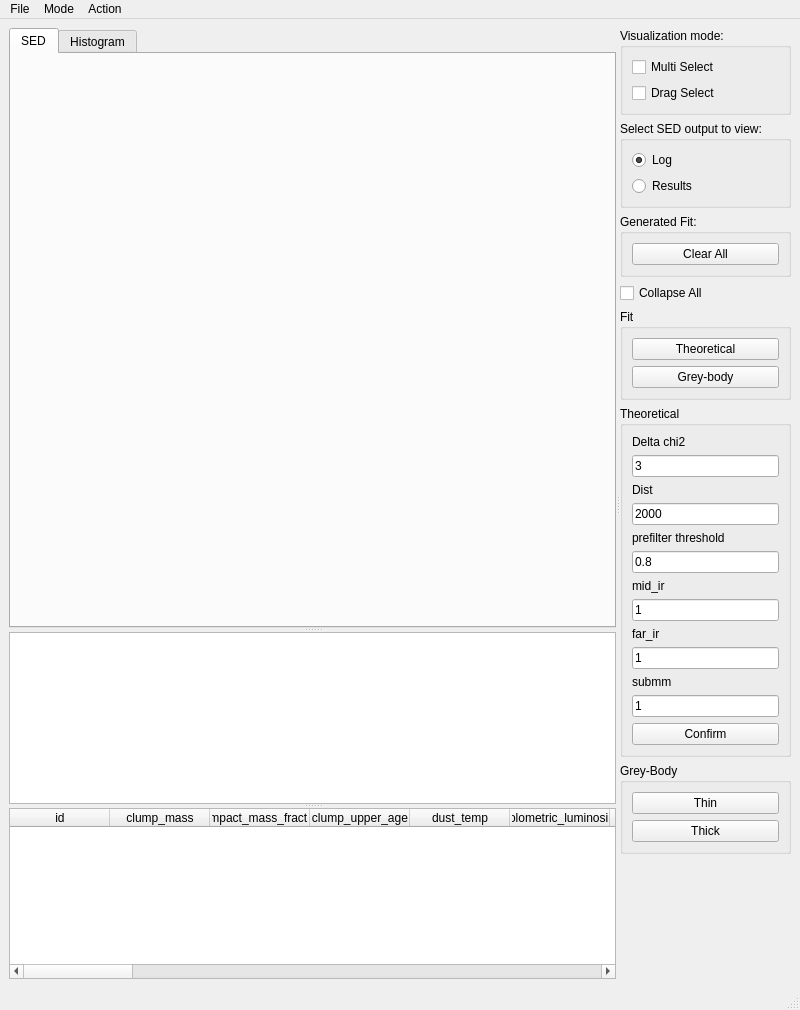
<?xml version="1.0" encoding="UTF-8"?>
<ui version="4.0">
 <class>SEDVisualizerPlot</class>
 <widget class="QMainWindow" name="SEDVisualizerPlot">
  <property name="geometry">
   <rect>
    <x>0</x>
    <y>0</y>
    <width>800</width>
    <height>1010</height>
   </rect>
  </property>
  <property name="sizePolicy">
   <sizepolicy hsizetype="MinimumExpanding" vsizetype="MinimumExpanding">
    <horstretch>0</horstretch>
    <verstretch>0</verstretch>
   </sizepolicy>
  </property>
  <property name="windowTitle">
   <string>MainWindow</string>
  </property>
  <widget class="QWidget" name="widget">
   <property name="sizePolicy">
    <sizepolicy hsizetype="MinimumExpanding" vsizetype="MinimumExpanding">
     <horstretch>0</horstretch>
     <verstretch>0</verstretch>
    </sizepolicy>
   </property>
   <layout class="QVBoxLayout" name="verticalLayout_2">
    <item>
     <widget class="QSplitter" name="splitter_2">
      <property name="orientation">
       <enum>Qt::Horizontal</enum>
      </property>
      <widget class="QSplitter" name="splitter">
       <property name="sizePolicy">
        <sizepolicy hsizetype="MinimumExpanding" vsizetype="Expanding">
         <horstretch>1</horstretch>
         <verstretch>0</verstretch>
        </sizepolicy>
       </property>
       <property name="minimumSize">
        <size>
         <width>590</width>
         <height>0</height>
        </size>
       </property>
       <property name="orientation">
        <enum>Qt::Vertical</enum>
       </property>
       <widget class="QTabWidget" name="atabWidget">
        <property name="enabled">
         <bool>true</bool>
        </property>
        <property name="minimumSize">
         <size>
          <width>0</width>
          <height>600</height>
         </size>
        </property>
        <property name="focusPolicy">
         <enum>Qt::NoFocus</enum>
        </property>
        <property name="currentIndex">
         <number>0</number>
        </property>
        <widget class="QCustomPlot" name="customPlot">
         <property name="sizePolicy">
          <sizepolicy hsizetype="Preferred" vsizetype="MinimumExpanding">
           <horstretch>0</horstretch>
           <verstretch>100</verstretch>
          </sizepolicy>
         </property>
         <property name="minimumSize">
          <size>
           <width>0</width>
           <height>0</height>
          </size>
         </property>
         <attribute name="title">
          <string>SED</string>
         </attribute>
        </widget>
        <widget class="QCustomPlot" name="histogramPlot">
         <property name="enabled">
          <bool>true</bool>
         </property>
         <property name="sizePolicy">
          <sizepolicy hsizetype="Preferred" vsizetype="MinimumExpanding">
           <horstretch>0</horstretch>
           <verstretch>100</verstretch>
          </sizepolicy>
         </property>
         <attribute name="title">
          <string>Histogram</string>
         </attribute>
        </widget>
       </widget>
       <widget class="QTextBrowser" name="outputTextBrowser">
        <property name="sizePolicy">
         <sizepolicy hsizetype="Expanding" vsizetype="MinimumExpanding">
          <horstretch>0</horstretch>
          <verstretch>1</verstretch>
         </sizepolicy>
        </property>
        <property name="minimumSize">
         <size>
          <width>0</width>
          <height>10</height>
         </size>
        </property>
        <property name="maximumSize">
         <size>
          <width>16777215</width>
          <height>16777215</height>
         </size>
        </property>
       </widget>
       <widget class="QTableWidget" name="resultsTableWidget">
        <property name="sizePolicy">
         <sizepolicy hsizetype="Expanding" vsizetype="MinimumExpanding">
          <horstretch>0</horstretch>
          <verstretch>1</verstretch>
         </sizepolicy>
        </property>
        <property name="minimumSize">
         <size>
          <width>0</width>
          <height>10</height>
         </size>
        </property>
        <property name="editTriggers">
         <set>QAbstractItemView::NoEditTriggers</set>
        </property>
        <property name="selectionMode">
         <enum>QAbstractItemView::SingleSelection</enum>
        </property>
        <property name="selectionBehavior">
         <enum>QAbstractItemView::SelectRows</enum>
        </property>
        <column>
         <property name="text">
          <string>id</string>
         </property>
        </column>
        <column>
         <property name="text">
          <string>clump_mass</string>
         </property>
        </column>
        <column>
         <property name="text">
          <string>compact_mass_fraction</string>
         </property>
        </column>
        <column>
         <property name="text">
          <string>clump_upper_age</string>
         </property>
        </column>
        <column>
         <property name="text">
          <string>dust_temp</string>
         </property>
        </column>
        <column>
         <property name="text">
          <string>bolometric_luminosity</string>
         </property>
        </column>
        <column>
         <property name="text">
          <string>n_start_tot</string>
         </property>
        </column>
        <column>
         <property name="text">
          <string>m_star_tot</string>
         </property>
        </column>
        <column>
         <property name="text">
          <string>n_star_zams</string>
         </property>
        </column>
        <column>
         <property name="text">
          <string>m_star_zams</string>
         </property>
        </column>
        <column>
         <property name="text">
          <string>l_star_tot</string>
         </property>
        </column>
        <column>
         <property name="text">
          <string>l_star_zams</string>
         </property>
        </column>
        <column>
         <property name="text">
          <string>zams_luminosity_1</string>
         </property>
        </column>
        <column>
         <property name="text">
          <string>zams_mass_1</string>
         </property>
        </column>
        <column>
         <property name="text">
          <string>zams_temperature_1</string>
         </property>
        </column>
        <column>
         <property name="text">
          <string>zams_luminosity_2</string>
         </property>
        </column>
        <column>
         <property name="text">
          <string>zams_mass_2</string>
         </property>
        </column>
        <column>
         <property name="text">
          <string>zams_temperature_2</string>
         </property>
        </column>
        <column>
         <property name="text">
          <string>zams_luminosity_3</string>
         </property>
        </column>
        <column>
         <property name="text">
          <string>zams_mass_3</string>
         </property>
        </column>
        <column>
         <property name="text">
          <string>zams_temperature_3</string>
         </property>
        </column>
        <column>
         <property name="text">
          <string>m1</string>
         </property>
        </column>
        <column>
         <property name="text">
          <string>pacs1</string>
         </property>
        </column>
        <column>
         <property name="text">
          <string>pacs2</string>
         </property>
        </column>
        <column>
         <property name="text">
          <string>pacs3</string>
         </property>
        </column>
        <column>
         <property name="text">
          <string>spir1</string>
         </property>
        </column>
        <column>
         <property name="text">
          <string>spir2</string>
         </property>
        </column>
        <column>
         <property name="text">
          <string>spir3</string>
         </property>
        </column>
        <column>
         <property name="text">
          <string>laboc</string>
         </property>
        </column>
        <column>
         <property name="text">
          <string>bol11</string>
         </property>
        </column>
        <column>
         <property name="text">
          <string>CHI2</string>
         </property>
        </column>
        <column>
         <property name="text">
          <string>DIST</string>
         </property>
        </column>
       </widget>
      </widget>
      <widget class="QWidget" name="widget_2" native="true">
       <property name="sizePolicy">
        <sizepolicy hsizetype="MinimumExpanding" vsizetype="Preferred">
         <horstretch>0</horstretch>
         <verstretch>0</verstretch>
        </sizepolicy>
       </property>
       <property name="minimumSize">
        <size>
         <width>10</width>
         <height>0</height>
        </size>
       </property>
       <layout class="QVBoxLayout" name="verticalLayout_3">
        <item>
         <widget class="QGroupBox" name="visualizationModeBox">
          <property name="sizePolicy">
           <sizepolicy hsizetype="MinimumExpanding" vsizetype="Preferred">
            <horstretch>0</horstretch>
            <verstretch>0</verstretch>
           </sizepolicy>
          </property>
          <property name="minimumSize">
           <size>
            <width>10</width>
            <height>0</height>
           </size>
          </property>
          <property name="title">
           <string>Visualization mode:</string>
          </property>
          <layout class="QVBoxLayout" name="verticalLayout">
           <item>
            <widget class="QCheckBox" name="multiSelectCheckBox">
             <property name="text">
              <string>Multi Select</string>
             </property>
            </widget>
           </item>
           <item>
            <widget class="QCheckBox" name="multiDragSelectCheckBox">
             <property name="text">
              <string>Drag Select</string>
             </property>
            </widget>
           </item>
          </layout>
         </widget>
        </item>
        <item>
         <widget class="QGroupBox" name="showOutputBox">
          <property name="sizePolicy">
           <sizepolicy hsizetype="MinimumExpanding" vsizetype="Preferred">
            <horstretch>0</horstretch>
            <verstretch>0</verstretch>
           </sizepolicy>
          </property>
          <property name="minimumSize">
           <size>
            <width>10</width>
            <height>0</height>
           </size>
          </property>
          <property name="title">
           <string>Select SED output to view:</string>
          </property>
          <layout class="QVBoxLayout" name="verticalLayout_4">
           <item>
            <widget class="QRadioButton" name="logRadioButton">
             <property name="sizePolicy">
              <sizepolicy hsizetype="MinimumExpanding" vsizetype="Fixed">
               <horstretch>0</horstretch>
               <verstretch>0</verstretch>
              </sizepolicy>
             </property>
             <property name="minimumSize">
              <size>
               <width>10</width>
               <height>0</height>
              </size>
             </property>
             <property name="text">
              <string>Log</string>
             </property>
             <property name="checked">
              <bool>true</bool>
             </property>
            </widget>
           </item>
           <item>
            <widget class="QRadioButton" name="resultsRadioButton">
             <property name="sizePolicy">
              <sizepolicy hsizetype="MinimumExpanding" vsizetype="Fixed">
               <horstretch>0</horstretch>
               <verstretch>0</verstretch>
              </sizepolicy>
             </property>
             <property name="minimumSize">
              <size>
               <width>10</width>
               <height>0</height>
              </size>
             </property>
             <property name="text">
              <string>Results</string>
             </property>
            </widget>
           </item>
          </layout>
         </widget>
        </item>
        <item>
         <widget class="QGroupBox" name="generatedSedBox">
          <property name="enabled">
           <bool>true</bool>
          </property>
          <property name="sizePolicy">
           <sizepolicy hsizetype="MinimumExpanding" vsizetype="Preferred">
            <horstretch>0</horstretch>
            <verstretch>0</verstretch>
           </sizepolicy>
          </property>
          <property name="minimumSize">
           <size>
            <width>10</width>
            <height>0</height>
           </size>
          </property>
          <property name="title">
           <string>Generated Fit:</string>
          </property>
          <layout class="QVBoxLayout" name="verticalLayout_5">
           <item>
            <widget class="QPushButton" name="clearAllButton">
             <property name="text">
              <string>Clear All</string>
             </property>
            </widget>
           </item>
          </layout>
         </widget>
        </item>
        <item>
         <widget class="QCheckBox" name="collapseCheckBox">
          <property name="text">
           <string>Collapse All</string>
          </property>
         </widget>
        </item>
        <item>
         <widget class="QGroupBox" name="groupBox_2">
          <property name="title">
           <string>Fit</string>
          </property>
          <layout class="QVBoxLayout" name="verticalLayout_7">
           <item>
            <widget class="QPushButton" name="theoreticalPushButton">
             <property name="text">
              <string>Theoretical</string>
             </property>
            </widget>
           </item>
           <item>
            <widget class="QPushButton" name="greyBodyPushButton">
             <property name="text">
              <string>Grey-body</string>
             </property>
            </widget>
           </item>
          </layout>
         </widget>
        </item>
        <item>
         <widget class="QGroupBox" name="theorGroupBox">
          <property name="enabled">
           <bool>true</bool>
          </property>
          <property name="title">
           <string>Theoretical</string>
          </property>
          <layout class="QVBoxLayout" name="verticalLayout_6">
           <item>
            <widget class="QLabel" name="label_6">
             <property name="text">
              <string>Delta chi2</string>
             </property>
            </widget>
           </item>
           <item>
            <widget class="QLineEdit" name="delta_chi2_lineEdit">
             <property name="text">
              <string>3</string>
             </property>
            </widget>
           </item>
           <item>
            <widget class="QLabel" name="label">
             <property name="text">
              <string>Dist</string>
             </property>
            </widget>
           </item>
           <item>
            <widget class="QLineEdit" name="distTheoLineEdit">
             <property name="text">
              <string>2000</string>
             </property>
            </widget>
           </item>
           <item>
            <widget class="QLabel" name="label_2">
             <property name="text">
              <string>prefilter threshold</string>
             </property>
            </widget>
           </item>
           <item>
            <widget class="QLineEdit" name="prefilterLineEdit">
             <property name="text">
              <string>0.8</string>
             </property>
            </widget>
           </item>
           <item>
            <widget class="QLabel" name="label_3">
             <property name="text">
              <string>mid_ir</string>
             </property>
            </widget>
           </item>
           <item>
            <widget class="QLineEdit" name="mid_irLineEdit">
             <property name="text">
              <string>1</string>
             </property>
            </widget>
           </item>
           <item>
            <widget class="QLabel" name="label_4">
             <property name="text">
              <string>far_ir</string>
             </property>
            </widget>
           </item>
           <item>
            <widget class="QLineEdit" name="far_irLineEdit">
             <property name="text">
              <string>1</string>
             </property>
            </widget>
           </item>
           <item>
            <widget class="QLabel" name="label_5">
             <property name="text">
              <string>submm</string>
             </property>
            </widget>
           </item>
           <item>
            <widget class="QLineEdit" name="submmLineEdit">
             <property name="text">
              <string>1</string>
             </property>
            </widget>
           </item>
           <item>
            <widget class="QPushButton" name="theorConfirmPushButton">
             <property name="text">
              <string>Confirm</string>
             </property>
            </widget>
           </item>
          </layout>
         </widget>
        </item>
        <item>
         <widget class="QGroupBox" name="greyBodyGroupBox">
          <property name="title">
           <string>Grey-Body</string>
          </property>
          <layout class="QVBoxLayout" name="verticalLayout_8">
           <item>
            <widget class="QPushButton" name="thinButton">
             <property name="text">
              <string>Thin</string>
             </property>
            </widget>
           </item>
           <item>
            <widget class="QPushButton" name="Thick">
             <property name="text">
              <string>Thick</string>
             </property>
            </widget>
           </item>
          </layout>
         </widget>
        </item>
        <item>
         <spacer name="verticalSpacer">
          <property name="orientation">
           <enum>Qt::Vertical</enum>
          </property>
          <property name="sizeType">
           <enum>QSizePolicy::Expanding</enum>
          </property>
          <property name="sizeHint" stdset="0">
           <size>
            <width>20</width>
            <height>40</height>
           </size>
          </property>
         </spacer>
        </item>
       </layout>
      </widget>
     </widget>
    </item>
   </layout>
  </widget>
  <widget class="QMenuBar" name="menubar">
   <property name="geometry">
    <rect>
     <x>0</x>
     <y>0</y>
     <width>800</width>
     <height>24</height>
    </rect>
   </property>
   <widget class="QMenu" name="menuFile">
    <property name="title">
     <string>File</string>
    </property>
    <addaction name="actionScreenshot"/>
    <addaction name="actionSave"/>
    <addaction name="actionLoad"/>
   </widget>
   <widget class="QMenu" name="menuMode">
    <property name="title">
     <string>Mode</string>
    </property>
    <addaction name="actionEdit"/>
    <addaction name="actionSelect"/>
   </widget>
   <widget class="QMenu" name="menuAction">
    <property name="title">
     <string>Action</string>
    </property>
    <widget class="QMenu" name="menuFit">
     <property name="title">
      <string>Fit</string>
     </property>
     <widget class="QMenu" name="menuGrey_body">
      <property name="title">
       <string>Grey-body</string>
      </property>
      <addaction name="ThinLocalFit"/>
      <addaction name="ThickLocalFit"/>
     </widget>
     <addaction name="TheoreticalRemoteFit"/>
     <addaction name="menuGrey_body"/>
     <addaction name="separator"/>
    </widget>
    <addaction name="menuFit"/>
    <addaction name="actionCollapse"/>
   </widget>
   <addaction name="menuFile"/>
   <addaction name="menuMode"/>
   <addaction name="menuAction"/>
  </widget>
  <widget class="QStatusBar" name="statusbar"/>
  <action name="actionEdit">
   <property name="text">
    <string>Edit</string>
   </property>
   <property name="shortcut">
    <string>Ctrl+E</string>
   </property>
  </action>
  <action name="actionSelect">
   <property name="text">
    <string>Select</string>
   </property>
   <property name="shortcut">
    <string>Ctrl+S</string>
   </property>
  </action>
  <action name="actionScreenshot">
   <property name="text">
    <string>Screenshot</string>
   </property>
  </action>
  <action name="actionCollapse">
   <property name="text">
    <string>Collapse</string>
   </property>
  </action>
  <action name="actionSave">
   <property name="text">
    <string>Save</string>
   </property>
  </action>
  <action name="actionLoad">
   <property name="text">
    <string>Load</string>
   </property>
  </action>
  <action name="ThinRemore">
   <property name="text">
    <string>Remote</string>
   </property>
  </action>
  <action name="ThickRemote">
   <property name="text">
    <string>Remote</string>
   </property>
  </action>
  <action name="TheoreticalRemoteFit">
   <property name="text">
    <string>Theoretical model</string>
   </property>
  </action>
  <action name="ThinLocalFit">
   <property name="text">
    <string>Thin</string>
   </property>
  </action>
  <action name="ThickLocalFit">
   <property name="text">
    <string>Thick</string>
   </property>
  </action>
 </widget>
 <customwidgets>
  <customwidget>
   <class>QCustomPlot</class>
   <extends>QWidget</extends>
   <header>src/qcustomplot.h</header>
   <container>1</container>
  </customwidget>
 </customwidgets>
 <resources/>
 <connections/>
</ui>
